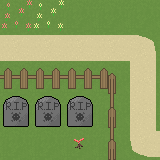

Tiled map render using the project's own tile images. Description and the whole map definition, tile-layer contents included, below:
An orthogonal 5x5 tile map with 32x32 px tiles, 1 tile layer (Tile Layer 1).

<map version="1.0" orientation="orthogonal" renderorder="right-down" width="5" height="5" tilewidth="32" tileheight="32" nextobjectid="1">
 <tileset firstgid="1" name="tileset" tilewidth="32" tileheight="32" tilecount="192">
  <image source="tileset.png" trans="ff00ff" width="384" height="512" />
 </tileset>
 <layer name="Tile Layer 1" width="5" height="5">
  <data encoding="csv">
15,14,13,13,13,
26,26,26,26,31,
61,61,61,64,27,
127,127,127,62,27,
13,13,18,62,28
</data>
 </layer>
</map>
